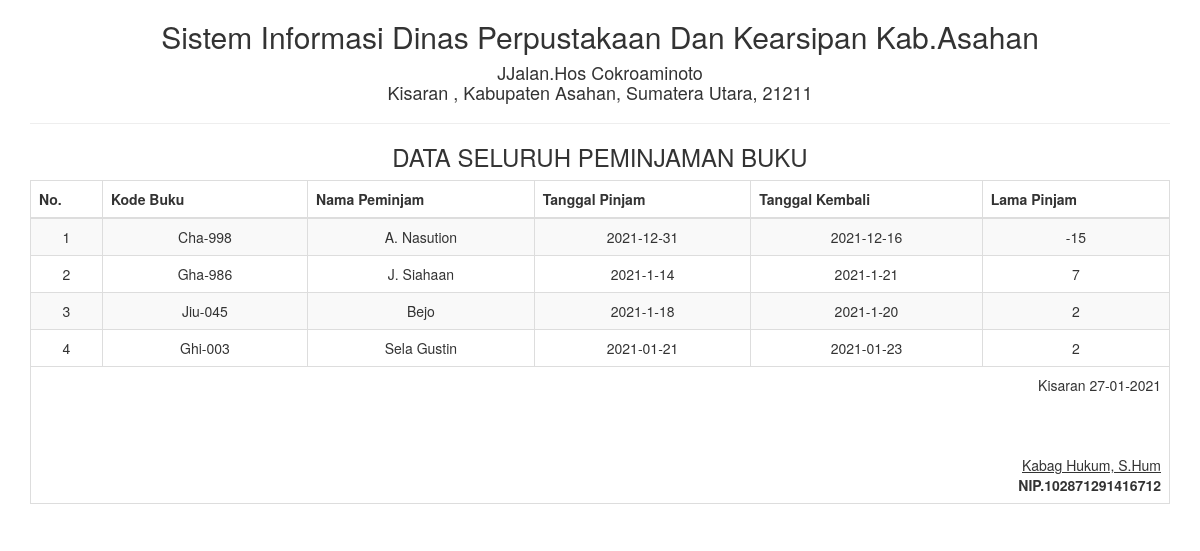
Screenshot of /report/peminjaman_semua.php with the database file from the repository.
### tables this page shows
CREATE TABLE `peminjaman` (
  `kd_buku` varchar(50) NOT NULL,
  `peminjam` varchar(50) NOT NULL,
  `tgl_pinjam` varchar(25) NOT NULL,
  `tgl_kembali` varchar(25) NOT NULL,
  `lama_pinjam` int(5) NOT NULL,
  `id` int(5) NOT NULL
);

### report/peminjaman_semua.php (the view, shortened to what this page needs)
<!DOCTYPE html>
<html>
    <head>
        <link href="../Assets/css/bootstrap.min.css" rel="stylesheet" type="text/css"/>
    </head>
    <body onload="print()">
        <?php
        include '../config/koneksi.php';
        ?>
        <div class="container">
            <div class='row'>
                <div class="col-sm-12">
                    <div class="text-center">
                        <h2>Sistem Informasi Dinas Perpustakaan Dan Kearsipan Kab.Asahan </h2>
                        <h4>JJalan.Hos Cokroaminoto <br> Kisaran , Kabupaten Asahan, Sumatera Utara, 21211</h4>
                        <hr>
                        <h3>DATA SELURUH PEMINJAMAN BUKU</h3>
                        <table class="table table-bordered table-striped table-hover">
                        <tbody>
                                <thead>
								<tr>
									<th>No.</th><th width="18%">Kode Buku</th><th>Nama Peminjam</th><th>Tanggal Pinjam</th><th>Tanggal Kembali</th><th>Lama Pinjam</th>
								</tr>
								</thead>
							<tbody>
                            <?php
                            $sql = "SELECT * FROM peminjaman";
                            $query = mysqli_query($koneksi, $sql) or die("SQL Anda Salah");
                            $nomor = 0;
                            while ($data = mysqli_fetch_array($query)) {
                                $nomor++;
                                ?>
                                <tr>
                                    <td><?= $nomor ?></td>
                                    <td><?= $data['kd_buku'] ?></td>
									                  <td><?= $data['peminjam'] ?></td>
                                    <td><?= $data['tgl_pinjam'] ?></td>
                                    <td><?= $data['tgl_kembali'] ?></td>
                                    <td><?= $data['lama_pinjam'] ?></td>
                                </tr>
                            <?php } ?>
							</tbody>
                        </tbody>
                            <tfoot>
                                <tr>
                                    <td colspan="8" class="text-right">
                                        Kisaran  <?= date("d-m-Y") ?>
                                        <br><br><br><br>
                                        <u>Kabag Hukum, S.Hum<strong></u><br>
                                        NIP.102871291416712
									</td>
								</tr>
							</tfoot>
                        </table>
                    </div>
                </div>
            </div>
    </body>
</html>

### rows the page displays
peminjaman: kd_buku "Cha-998", peminjam "A. Nasution", tgl_pinjam "2021-12-31", tgl_kembali "2021-12-16", lama_pinjam "-15"
peminjaman: kd_buku "Gha-986", peminjam "J. Siahaan", tgl_pinjam "2021-1-14", tgl_kembali "2021-1-21", lama_pinjam "7"
peminjaman: kd_buku "Jiu-045", peminjam "Bejo", tgl_pinjam "2021-1-18", tgl_kembali "2021-1-20", lama_pinjam "2"
peminjaman: kd_buku "Ghi-003", peminjam "Sela Gustin", tgl_pinjam "2021-01-21", tgl_kembali "2021-01-23", lama_pinjam "2"
